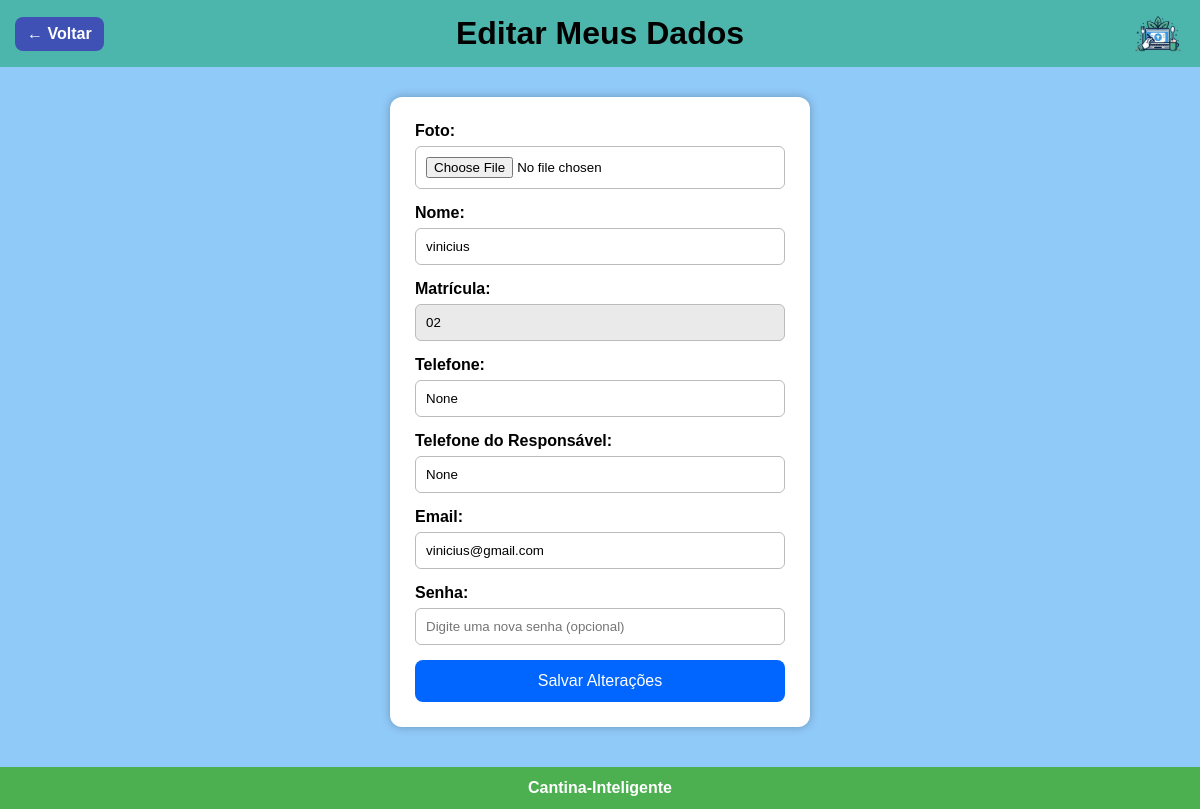
Screenshot of /editar_meus_dados_usuario/ (signed in) with the database file from the repository.
### PFI/models.py (models this page shows, shortened)
class Usuario(models.Model):
    nome = models.CharField(max_length=100)
    matricula = models.CharField(max_length=20, unique=True)
    telefone = models.CharField(max_length=20, blank=True, null=True)
    telefone_responsavel = models.CharField(max_length=20, blank=True, null=True)
    email = models.EmailField(unique=True)
    senha = models.CharField(max_length=128)
    is_admin = models.BooleanField(default=False)
    saldo_em_dividas = models.DecimalField(max_digits=6, decimal_places=2, default=0)
    data_primeira_compra = models.DateField(null=True, blank=True)
    foto = models.ImageField(upload_to='fotos_usuarios/', blank=True, null=True)

### PFI/views.py (the view, shortened to what this page needs)
# urls.py: path('editar_meus_dados_usuario/', views.editar_meus_dados_usuario, name='editar_meus_dados_usuario'),
def editar_meus_dados_usuario(request):
    usuario_id = request.session.get("usuario_id")
    if not usuario_id:
        return redirect("login")
    usuario = get_object_or_404(Usuario, id=usuario_id)
    if usuario.is_admin:
        messages.error(request, "Admins não editam dados por esta página.")
        return redirect("cliente")
    return render(
        request,
        "Site_principal/Editar_meus_dados/editar_meus_dados_usuario.html",
        {"usuario": usuario}
    )

### templates/Site_principal/Editar_meus_dados/editar_meus_dados_usuario.html (shortened to what this page needs)
{% load static %}
<!DOCTYPE html>
<html lang="pt-BR">
<head>
    <link rel="stylesheet" href="{% static 'CSS/style_editar_meus_dados.css' %}">
</head>
<body>
<header>
    <a class="btn-voltar" href="{% url 'cliente' %}">← Voltar</a>
    <h1>Editar Meus Dados</h1>
    <img src="{% static 'media/logo.png' %}" class="logo" alt="Logo">
</header>
<main>
    <div class="container">
        <form method="POST" enctype="multipart/form-data">
            <label>Foto:</label>
            <input type="file" name="foto" accept="image/*">
            <label>Nome:</label>
            <input type="text" name="nome" value="{{ usuario.nome }}" required>
            <label>Matrícula:</label>
            <input type="text" value="{{ usuario.matricula }}" readonly>
            <label>Telefone:</label>
            <input type="text" name="telefone" value="{{ usuario.telefone }}">
            <label>Telefone do Responsável:</label>
            <input type="text" name="telefone_responsavel" value="{{ usuario.telefone_responsavel }}">
            <label>Email:</label>
            <input type="email" name="email" value="{{ usuario.email }}" required>
            <label>Senha:</label>
            <input type="password" name="senha" placeholder="Digite uma nova senha (opcional)">
            <button type="submit">Salvar Alterações</button>
        </form>
    </div>
</main>
<footer>
    Cantina-Inteligente
</footer>
</body>
</html>

### PFI/static/CSS/style_editar_meus_dados.css (style rules this page uses)
:root { --cor-fundo: #90CAF9; --cor-topo: #4db6ac; --cor-card: #ffffff; --cor-botao-voltar: #3f51b5; --cor-rodape: #4caf50; --cor-texto-escuro: #000; }
* { margin: 0; padding: 0; box-sizing: border-box; font-family: Arial, sans-serif; }
body { background: var(--cor-fundo); min-height: 100vh; display: flex; flex-direction: column; }
header { background: var(--cor-topo); padding: 15px 20px; text-align: center; position: relative; }
header h1 { color: var(--cor-texto-escuro); }
.btn-voltar { position: absolute; left: 15px; top: 50%; transform: translateY(-50%); background: var(--cor-botao-voltar); color: white; padding: 8px 12px; text-decoration: none; border-radius: 8px; font-weight: bold; }
.logo { width: 55px; position: absolute; right: 15px; top: 50%; transform: translateY(-50%); }
main { flex: 1; display: flex; justify-content: center; margin-top: 30px; }
.container { background: var(--cor-card); width: 90%; max-width: 420px; padding: 25px; border-radius: 12px; box-shadow: 0 0 10px #0004; }
label { font-weight: bold; display: block; }
input[type="text"], input[type="email"], input[type="password"], input[type="file"] { width: 100%; padding: 10px; margin-top: 6px; margin-bottom: 15px; border: 1px solid #bbb; border-radius: 6px; }
input[readonly] { background: #eaeaea; cursor: not-allowed; }
button { width: 100%; padding: 12px; border: none; background: #0066ff; color: white; border-radius: 8px; font-size: 16px; cursor: pointer; }
footer { background: var(--cor-rodape); color: white; text-align: center; padding: 12px; font-weight: bold; margin-top: 40px; }

### rows the page displays
Usuario: nome "vinicius", matricula "02", telefone "None", telefone_responsavel "None", email "vinicius@gmail.com"
